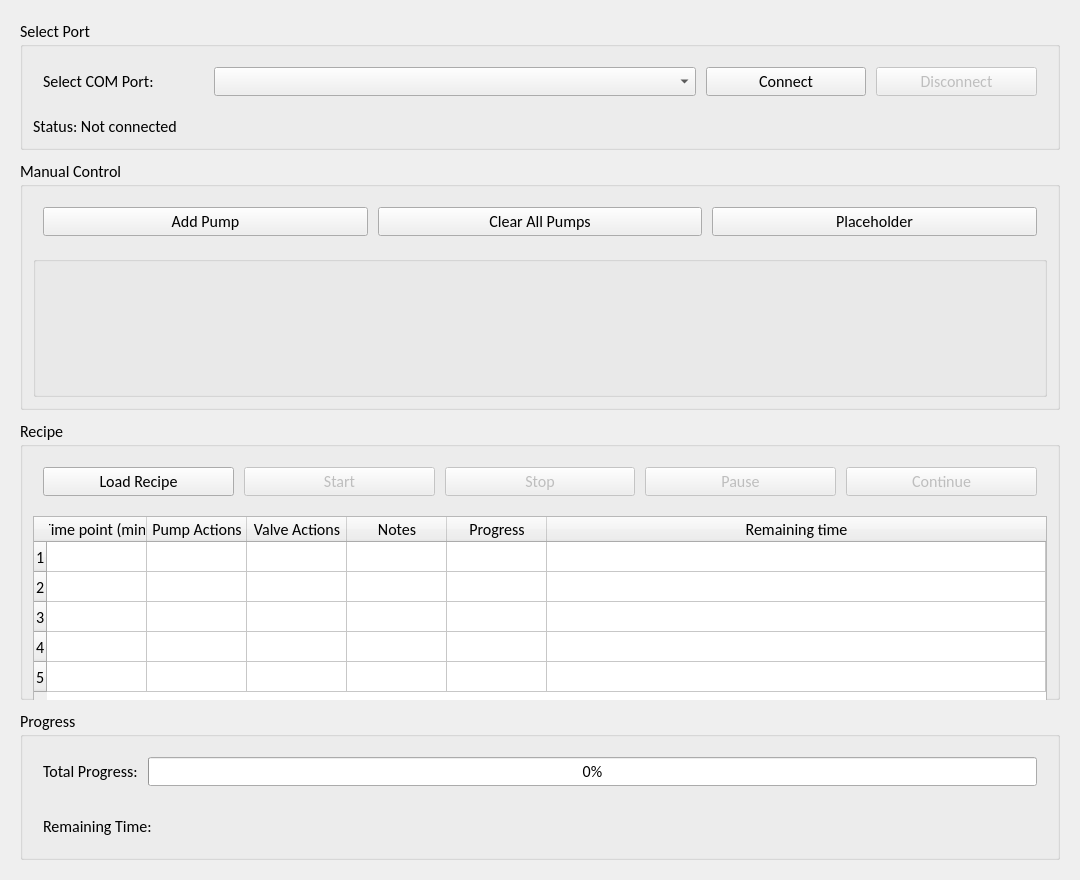
<?xml version="1.0" encoding="UTF-8"?>
<ui version="4.0">
 <class>MainWindow</class>
 <widget class="QMainWindow" name="MainWindow">
  <property name="geometry">
   <rect>
    <x>0</x>
    <y>0</y>
    <width>1080</width>
    <height>880</height>
   </rect>
  </property>
  <property name="sizePolicy">
   <sizepolicy hsizetype="MinimumExpanding" vsizetype="MinimumExpanding">
    <horstretch>0</horstretch>
    <verstretch>0</verstretch>
   </sizepolicy>
  </property>
  <property name="minimumSize">
   <size>
    <width>1080</width>
    <height>810</height>
   </size>
  </property>
  <property name="font">
   <font>
    <family>Calibri</family>
    <pointsize>12</pointsize>
   </font>
  </property>
  <property name="windowTitle">
   <string>Pump Controller via Pi Pico</string>
  </property>
  <widget class="QWidget" name="centralwidget">
   <property name="sizePolicy">
    <sizepolicy hsizetype="Expanding" vsizetype="Expanding">
     <horstretch>0</horstretch>
     <verstretch>0</verstretch>
    </sizepolicy>
   </property>
   <layout class="QVBoxLayout" name="verticalLayout" stretch="1,5,5,1">
    <property name="spacing">
     <number>10</number>
    </property>
    <property name="leftMargin">
     <number>20</number>
    </property>
    <property name="topMargin">
     <number>20</number>
    </property>
    <property name="rightMargin">
     <number>20</number>
    </property>
    <property name="bottomMargin">
     <number>20</number>
    </property>
    <item>
     <widget class="QGroupBox" name="selectPortGroup">
      <property name="title">
       <string>Select Port</string>
      </property>
      <layout class="QVBoxLayout" name="verticalLayout_4" stretch="2,1">
       <property name="spacing">
        <number>10</number>
       </property>
       <property name="leftMargin">
        <number>10</number>
       </property>
       <property name="topMargin">
        <number>10</number>
       </property>
       <property name="rightMargin">
        <number>10</number>
       </property>
       <property name="bottomMargin">
        <number>10</number>
       </property>
       <item>
        <layout class="QHBoxLayout" name="selectPortGroup_first" stretch="1,3,1,1">
         <property name="spacing">
          <number>10</number>
         </property>
         <property name="leftMargin">
          <number>10</number>
         </property>
         <property name="topMargin">
          <number>10</number>
         </property>
         <property name="rightMargin">
          <number>10</number>
         </property>
         <property name="bottomMargin">
          <number>10</number>
         </property>
         <item>
          <widget class="QLabel" name="portLabel">
           <property name="sizePolicy">
            <sizepolicy hsizetype="MinimumExpanding" vsizetype="MinimumExpanding">
             <horstretch>1</horstretch>
             <verstretch>1</verstretch>
            </sizepolicy>
           </property>
           <property name="text">
            <string>Select COM Port:</string>
           </property>
          </widget>
         </item>
         <item>
          <widget class="QComboBox" name="portComboBox">
           <property name="sizePolicy">
            <sizepolicy hsizetype="MinimumExpanding" vsizetype="MinimumExpanding">
             <horstretch>3</horstretch>
             <verstretch>1</verstretch>
            </sizepolicy>
           </property>
          </widget>
         </item>
         <item>
          <widget class="QPushButton" name="connectButton">
           <property name="sizePolicy">
            <sizepolicy hsizetype="MinimumExpanding" vsizetype="MinimumExpanding">
             <horstretch>1</horstretch>
             <verstretch>1</verstretch>
            </sizepolicy>
           </property>
           <property name="text">
            <string>Connect</string>
           </property>
          </widget>
         </item>
         <item>
          <widget class="QPushButton" name="disconnectButton">
           <property name="enabled">
            <bool>false</bool>
           </property>
           <property name="sizePolicy">
            <sizepolicy hsizetype="MinimumExpanding" vsizetype="MinimumExpanding">
             <horstretch>1</horstretch>
             <verstretch>1</verstretch>
            </sizepolicy>
           </property>
           <property name="text">
            <string>Disconnect</string>
           </property>
          </widget>
         </item>
        </layout>
       </item>
       <item>
        <widget class="QLabel" name="statusLabel">
         <property name="text">
          <string>Status: Not connected</string>
         </property>
        </widget>
       </item>
      </layout>
     </widget>
    </item>
    <item>
     <widget class="QGroupBox" name="manualControlGroup">
      <property name="minimumSize">
       <size>
        <width>0</width>
        <height>250</height>
       </size>
      </property>
      <property name="title">
       <string>Manual Control</string>
      </property>
      <layout class="QVBoxLayout" name="verticalLayout_2" stretch="1,20">
       <property name="spacing">
        <number>10</number>
       </property>
       <property name="leftMargin">
        <number>10</number>
       </property>
       <property name="topMargin">
        <number>10</number>
       </property>
       <property name="rightMargin">
        <number>10</number>
       </property>
       <property name="bottomMargin">
        <number>10</number>
       </property>
       <item>
        <layout class="QHBoxLayout" name="manualControl_first" stretch="1,1,1">
         <property name="spacing">
          <number>10</number>
         </property>
         <property name="leftMargin">
          <number>10</number>
         </property>
         <property name="topMargin">
          <number>10</number>
         </property>
         <property name="rightMargin">
          <number>10</number>
         </property>
         <property name="bottomMargin">
          <number>10</number>
         </property>
         <item>
          <widget class="QPushButton" name="addPumpButton">
           <property name="sizePolicy">
            <sizepolicy hsizetype="MinimumExpanding" vsizetype="MinimumExpanding">
             <horstretch>1</horstretch>
             <verstretch>1</verstretch>
            </sizepolicy>
           </property>
           <property name="text">
            <string>Add Pump</string>
           </property>
          </widget>
         </item>
         <item>
          <widget class="QPushButton" name="clearPumpsButton">
           <property name="sizePolicy">
            <sizepolicy hsizetype="MinimumExpanding" vsizetype="MinimumExpanding">
             <horstretch>1</horstretch>
             <verstretch>1</verstretch>
            </sizepolicy>
           </property>
           <property name="text">
            <string>Clear All Pumps</string>
           </property>
          </widget>
         </item>
         <item>
          <widget class="QPushButton" name="pushButton">
           <property name="sizePolicy">
            <sizepolicy hsizetype="MinimumExpanding" vsizetype="MinimumExpanding">
             <horstretch>1</horstretch>
             <verstretch>1</verstretch>
            </sizepolicy>
           </property>
           <property name="text">
            <string>Placeholder</string>
           </property>
          </widget>
         </item>
        </layout>
       </item>
       <item>
        <widget class="QGroupBox" name="manualControl_sec">
         <layout class="QGridLayout" name="manualControl_second">
          <property name="leftMargin">
           <number>10</number>
          </property>
          <property name="topMargin">
           <number>10</number>
          </property>
          <property name="rightMargin">
           <number>10</number>
          </property>
          <property name="bottomMargin">
           <number>10</number>
          </property>
          <property name="spacing">
           <number>10</number>
          </property>
         </layout>
        </widget>
       </item>
      </layout>
     </widget>
    </item>
    <item>
     <widget class="QGroupBox" name="recipeGroup">
      <property name="title">
       <string>Recipe</string>
      </property>
      <layout class="QVBoxLayout" name="verticalLayout_3" stretch="1,20">
       <property name="spacing">
        <number>10</number>
       </property>
       <property name="leftMargin">
        <number>10</number>
       </property>
       <property name="topMargin">
        <number>10</number>
       </property>
       <property name="rightMargin">
        <number>10</number>
       </property>
       <property name="bottomMargin">
        <number>10</number>
       </property>
       <item>
        <layout class="QHBoxLayout" name="recipe_first" stretch="1,1,1,1,1">
         <property name="spacing">
          <number>10</number>
         </property>
         <property name="leftMargin">
          <number>10</number>
         </property>
         <property name="topMargin">
          <number>10</number>
         </property>
         <property name="rightMargin">
          <number>10</number>
         </property>
         <property name="bottomMargin">
          <number>10</number>
         </property>
         <item>
          <widget class="QPushButton" name="loadRecipeButton">
           <property name="sizePolicy">
            <sizepolicy hsizetype="MinimumExpanding" vsizetype="MinimumExpanding">
             <horstretch>0</horstretch>
             <verstretch>0</verstretch>
            </sizepolicy>
           </property>
           <property name="text">
            <string>Load Recipe</string>
           </property>
          </widget>
         </item>
         <item>
          <widget class="QPushButton" name="startButton">
           <property name="enabled">
            <bool>false</bool>
           </property>
           <property name="sizePolicy">
            <sizepolicy hsizetype="MinimumExpanding" vsizetype="MinimumExpanding">
             <horstretch>0</horstretch>
             <verstretch>0</verstretch>
            </sizepolicy>
           </property>
           <property name="text">
            <string>Start</string>
           </property>
          </widget>
         </item>
         <item>
          <widget class="QPushButton" name="stopButton">
           <property name="enabled">
            <bool>false</bool>
           </property>
           <property name="sizePolicy">
            <sizepolicy hsizetype="MinimumExpanding" vsizetype="MinimumExpanding">
             <horstretch>0</horstretch>
             <verstretch>0</verstretch>
            </sizepolicy>
           </property>
           <property name="text">
            <string>Stop</string>
           </property>
          </widget>
         </item>
         <item>
          <widget class="QPushButton" name="pauseButton">
           <property name="enabled">
            <bool>false</bool>
           </property>
           <property name="sizePolicy">
            <sizepolicy hsizetype="MinimumExpanding" vsizetype="MinimumExpanding">
             <horstretch>0</horstretch>
             <verstretch>0</verstretch>
            </sizepolicy>
           </property>
           <property name="text">
            <string>Pause</string>
           </property>
          </widget>
         </item>
         <item>
          <widget class="QPushButton" name="continueButton">
           <property name="enabled">
            <bool>false</bool>
           </property>
           <property name="sizePolicy">
            <sizepolicy hsizetype="MinimumExpanding" vsizetype="MinimumExpanding">
             <horstretch>0</horstretch>
             <verstretch>0</verstretch>
            </sizepolicy>
           </property>
           <property name="text">
            <string>Continue</string>
           </property>
          </widget>
         </item>
        </layout>
       </item>
       <item>
        <widget class="QTableWidget" name="recipeTable">
         <property name="sizePolicy">
          <sizepolicy hsizetype="Expanding" vsizetype="MinimumExpanding">
           <horstretch>0</horstretch>
           <verstretch>0</verstretch>
          </sizepolicy>
         </property>
         <property name="minimumSize">
          <size>
           <width>0</width>
           <height>200</height>
          </size>
         </property>
         <property name="dragEnabled">
          <bool>true</bool>
         </property>
         <property name="showGrid">
          <bool>true</bool>
         </property>
         <property name="rowCount">
          <number>5</number>
         </property>
         <property name="columnCount">
          <number>6</number>
         </property>
         <attribute name="horizontalHeaderVisible">
          <bool>true</bool>
         </attribute>
         <attribute name="horizontalHeaderCascadingSectionResizes">
          <bool>true</bool>
         </attribute>
         <attribute name="horizontalHeaderMinimumSectionSize">
          <number>50</number>
         </attribute>
         <attribute name="horizontalHeaderDefaultSectionSize">
          <number>100</number>
         </attribute>
         <attribute name="horizontalHeaderShowSortIndicator" stdset="0">
          <bool>true</bool>
         </attribute>
         <attribute name="horizontalHeaderStretchLastSection">
          <bool>true</bool>
         </attribute>
         <attribute name="verticalHeaderVisible">
          <bool>true</bool>
         </attribute>
         <attribute name="verticalHeaderCascadingSectionResizes">
          <bool>true</bool>
         </attribute>
         <attribute name="verticalHeaderHighlightSections">
          <bool>true</bool>
         </attribute>
         <attribute name="verticalHeaderShowSortIndicator" stdset="0">
          <bool>true</bool>
         </attribute>
         <attribute name="verticalHeaderStretchLastSection">
          <bool>false</bool>
         </attribute>
         <row/>
         <row/>
         <row/>
         <row/>
         <row/>
         <column>
          <property name="text">
           <string>Time point (min)</string>
          </property>
         </column>
         <column>
          <property name="text">
           <string>Pump Actions</string>
          </property>
         </column>
         <column>
          <property name="text">
           <string>Valve Actions</string>
          </property>
         </column>
         <column>
          <property name="text">
           <string>Notes</string>
          </property>
         </column>
         <column>
          <property name="text">
           <string>Progress</string>
          </property>
         </column>
         <column>
          <property name="text">
           <string>Remaining time</string>
          </property>
         </column>
        </widget>
       </item>
      </layout>
     </widget>
    </item>
    <item>
     <widget class="QGroupBox" name="progressGroup">
      <property name="title">
       <string>Progress</string>
      </property>
      <layout class="QVBoxLayout" name="verticalLayout_5" stretch="1,1">
       <property name="spacing">
        <number>10</number>
       </property>
       <property name="leftMargin">
        <number>10</number>
       </property>
       <property name="topMargin">
        <number>10</number>
       </property>
       <property name="rightMargin">
        <number>10</number>
       </property>
       <property name="bottomMargin">
        <number>10</number>
       </property>
       <item>
        <layout class="QHBoxLayout" name="progressGroup_first" stretch="1,10">
         <property name="spacing">
          <number>10</number>
         </property>
         <property name="leftMargin">
          <number>10</number>
         </property>
         <property name="topMargin">
          <number>10</number>
         </property>
         <property name="rightMargin">
          <number>10</number>
         </property>
         <property name="bottomMargin">
          <number>10</number>
         </property>
         <item>
          <widget class="QLabel" name="totalProgressLabel">
           <property name="sizePolicy">
            <sizepolicy hsizetype="MinimumExpanding" vsizetype="MinimumExpanding">
             <horstretch>1</horstretch>
             <verstretch>1</verstretch>
            </sizepolicy>
           </property>
           <property name="text">
            <string>Total Progress:</string>
           </property>
          </widget>
         </item>
         <item>
          <widget class="QProgressBar" name="totalProgressBar">
           <property name="sizePolicy">
            <sizepolicy hsizetype="MinimumExpanding" vsizetype="MinimumExpanding">
             <horstretch>8</horstretch>
             <verstretch>1</verstretch>
            </sizepolicy>
           </property>
           <property name="minimum">
            <number>0</number>
           </property>
           <property name="maximum">
            <number>100</number>
           </property>
           <property name="value">
            <number>0</number>
           </property>
           <property name="textVisible">
            <bool>true</bool>
           </property>
          </widget>
         </item>
        </layout>
       </item>
       <item>
        <layout class="QHBoxLayout" name="progressGroup_second" stretch="0">
         <property name="spacing">
          <number>10</number>
         </property>
         <property name="leftMargin">
          <number>10</number>
         </property>
         <property name="topMargin">
          <number>10</number>
         </property>
         <property name="rightMargin">
          <number>10</number>
         </property>
         <property name="bottomMargin">
          <number>10</number>
         </property>
         <item>
          <widget class="QLabel" name="remainingTimeLabel">
           <property name="text">
            <string>Remaining Time:</string>
           </property>
          </widget>
         </item>
        </layout>
       </item>
      </layout>
     </widget>
    </item>
   </layout>
  </widget>
 </widget>
 <resources/>
 <connections/>
</ui>
